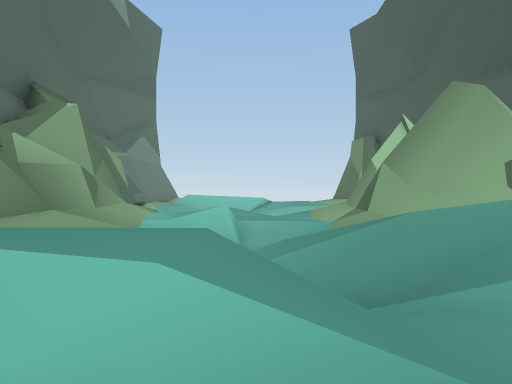
View 1 (above)

13 first-person views from a walk through a scene from a Unity 3-D project. The camera is 1.2 m above the floor, looks level and sees 70° across. The floor is counted in squares, 2 m on a side. Each view is taken from the middle of a square. On the plan, view 1 faces up. The plan holds only what a view shows up to about 10 squares ahead; the rest is blank. The place goes on beyond the plan. The player character is not drawn.

View 2
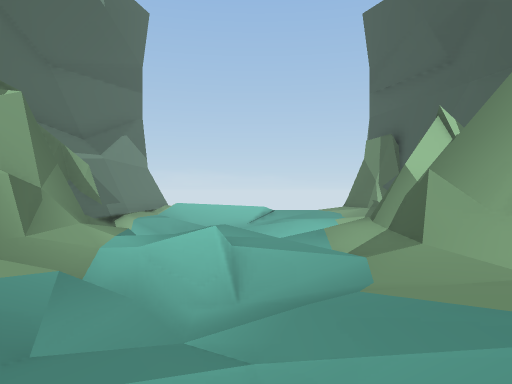

View 3
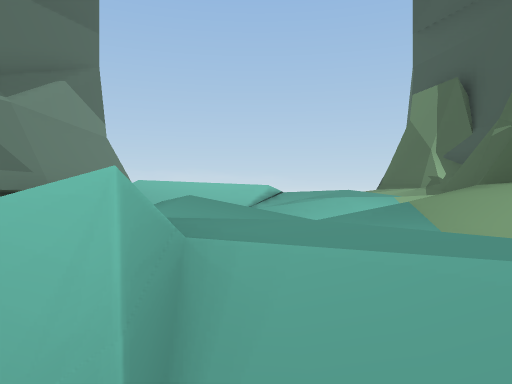

View 4
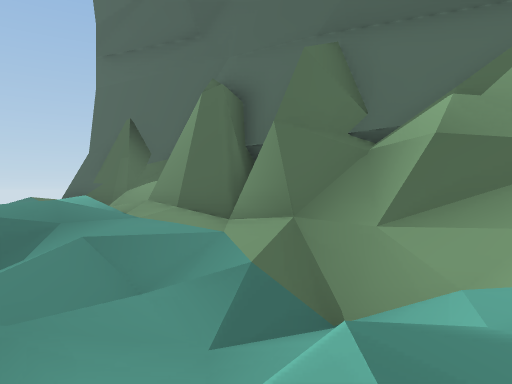

View 5
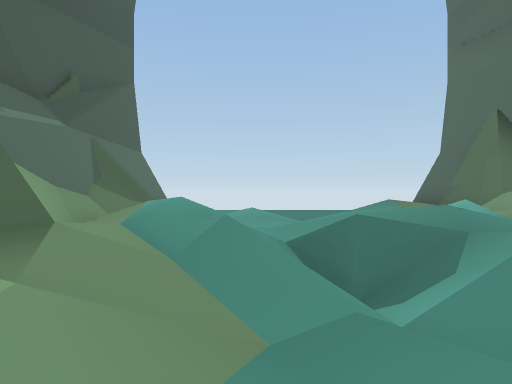

View 6
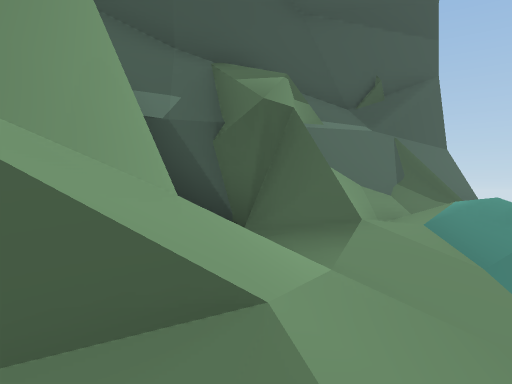

View 7
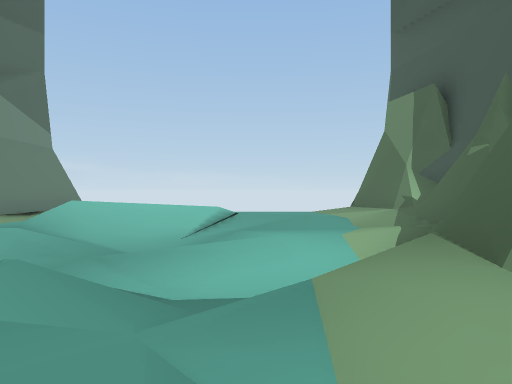

View 8
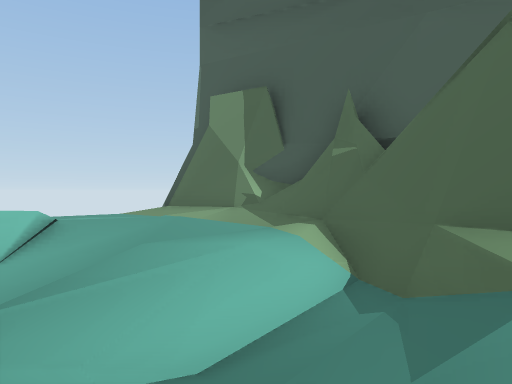

View 9
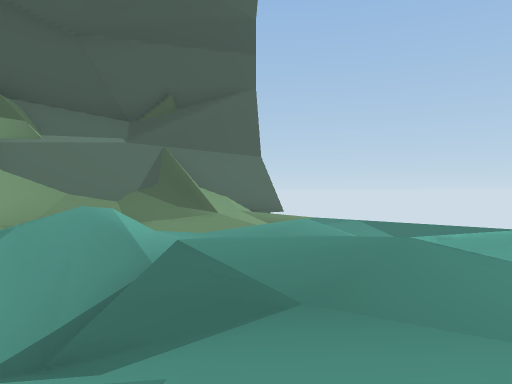

View 10
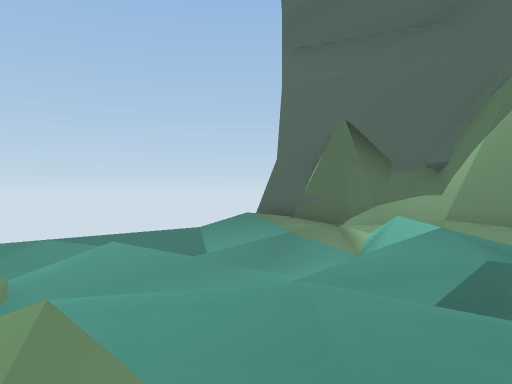

View 11
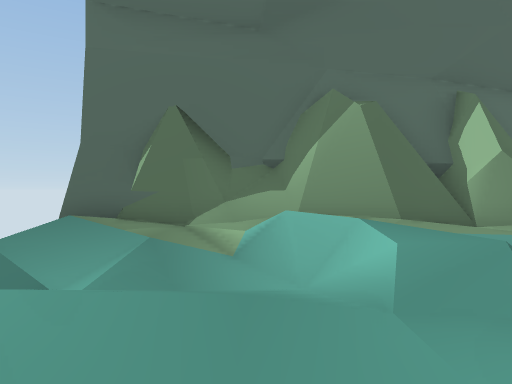

View 12
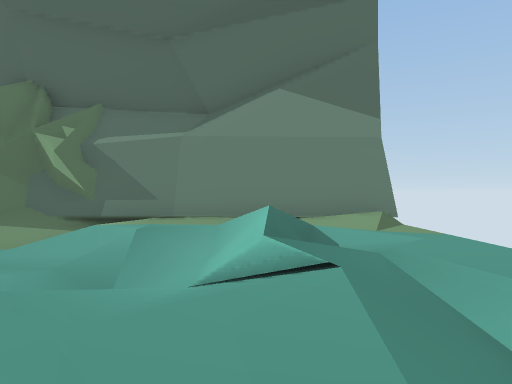

View 13
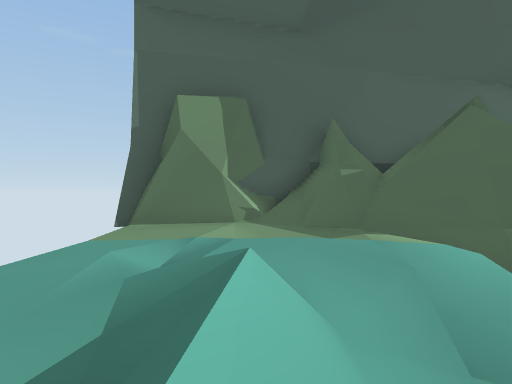

### Floor plan
Key: @ floor where view 1 was taken; # wall or solid block; . main floor; : floor 0.25 m higher than the main floor; - floor 0.25 m lower than the main floor; _ floor 0.5 m lower than the main floor; < floor 0.75 m lower than the main floor; ( floor 1 m lower than the main floor; / step, stairs or slope; = window, fence, low wall or low ledge.
Columns run from 5 left of view 1 to 4 right of it. Each row starts with its distance up from view 1.
 17  #       #
 16  #/.....:#
 15  #:/../.:#
 14  #////::/#
 13  #./</.:-#
 12  #.///...#
 11  #/<</=###
 10  #/<//<##
  9  #//-///#
  8  #/./-//#
  7  ##/=/./#
  6  ##/////##
  5  #//(/-./#
  4 ##:/_/::=#
  3 ##.-/////#
  2 ##.//////#
  1 ##////-//#
  0 #==/<@.-/#
 -1 ##///-://#
 -2  #.//_/_/#
 -3  #////.-:#
 -4  #       #

Positions as (right, up) in squares from view 1, and headings:
1: (0, 0), facing up
2: (0, 2), facing up
3: (0, 6), facing up
4: (0, 8), facing down-left
5: (1, 7), facing down
6: (1, 7), facing down-right
7: (1, 7), facing up
8: (-1, 9), facing up-right
9: (-3, 4), facing down-right
10: (3, 3), facing down-left
11: (3, 0), facing left
12: (3, 14), facing left
13: (-3, 14), facing right
